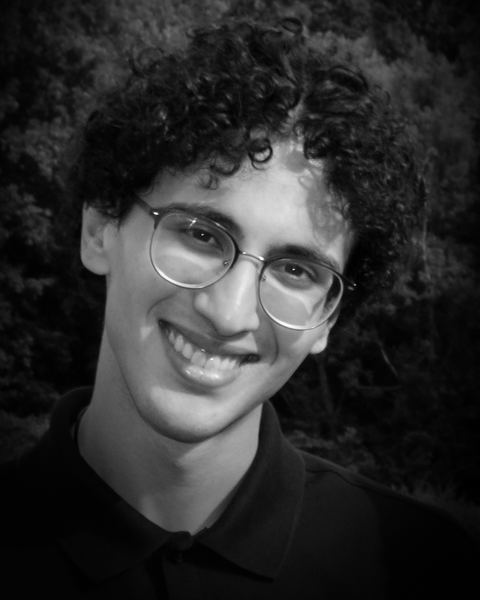
#> input picture src/assets/adham.jpg, 480 x 600 px
$ python make.py ../../src/assets/adham.jpg
#> lines starting #> are read from the running program, lines starting #| are printed output that depends on the picture
"""Prepares a page image: `make photo SRC=<path to the source image>`.

The source is any image Pillow reads (a JPEG, a PNG). Run on the Mac with Pillow installed; CI never runs it.
The source is never committed (a photo carries the camera model and the date taken). Every output is a greyscale
JPEG with no metadata, and every output gets the contrast step: the darkest point goes to black, the lightest to
white. src/photo-metadata.test.ts checks each committed image.

The About me portrait, with no --out: crops the source to head and shoulders, darkens the background toward the
edges so the face is the brightest part (the vignette, the portrait's only), scales it to 600 px tall and writes
src/assets/adham.jpg at quality 78.

    python3 tools/photo/make.py <source> [--preview <preview.png>]

Any other image, with --out: writes src/assets/<out>, which is a bare file name ending in .jpg. --width and --cap
are then required. No vignette. The image is never scaled up: it is scaled down only if it is wider than --width.
The quality starts at 78 and goes down by one until the file is within --cap; the tool fails, writing nothing, if
that takes it below 50.

    python3 tools/photo/make.py <source> --out <name.jpg> --width <px> --cap <KB> [--crop left,top,right,bottom] [--preview <preview.png>]

--crop is a box in the source's pixels (after its camera rotation is applied), and only that part is kept.
--preview also writes a phosphor-green copy with scanlines, for looking at the result (not committed).
"""
import argparse
import io
import math
import os
import sys
from PIL import Image, ImageChops, ImageOps

CROP = (330, 230, 1110, 1205)  # left, top, right, bottom in source pixels: 780 x 975
HEIGHT = 600
FACE = (0.50, 0.40)  # where the vignette is centred, as fractions of the crop (the face)
ASSETS = os.path.join(os.path.dirname(__file__), "..", "..", "src", "assets")
OUT = os.path.join(ASSETS, "adham.jpg")
QUALITY = 78  # where every image starts
MIN_QUALITY = 50  # below this, an image that is still over its cap fails


def vignette(w: int, h: int) -> Image.Image:
    """A mask: 255 where the face is, falling to 30 (12%) at the edges."""
    data = []
    for yy in range(h):
        for xx in range(w):
            d = math.hypot((xx / w - FACE[0]) / 0.52, (yy / h - FACE[1]) / 0.60)  # 1 at the vignette's edge
            k = min(max((d - 0.45) / 0.75, 0.0), 1.0)
            k = k * k * (3 - 2 * k)  # smoothstep: the face stays untouched
            data.append(round(255 * (1 - 0.88 * k)))
    mask = Image.new("L", (w, h))
    mask.putdata(data)
    return mask


def prepare(src: str) -> Image.Image:
#> called with src = '../../src/assets/adham.jpg'
    im = ImageOps.exif_transpose(Image.open(src))  # apply the camera's rotation before the tags are dropped
#> im is the input picture: PIL image 480x600 L; min 0, max 255, mean 45.6
    im = im.crop(CROP).convert("L")
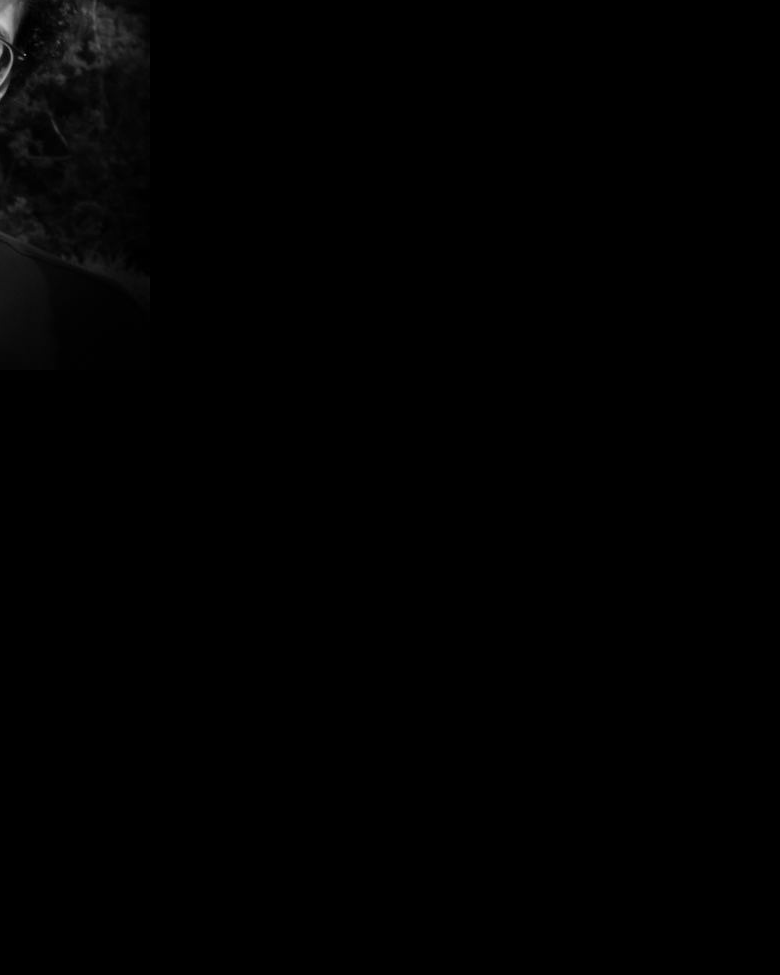
#> im: PIL image 780x975 L; min 0, max 196, mean 1.1
    im = im.resize((round(im.width * HEIGHT / im.height), HEIGHT), Image.LANCZOS)
#> im: PIL image 480x600 L
    im = ImageOps.autocontrast(im, cutoff=0)
    return ImageChops.multiply(im, vignette(im.width, im.height))
#> in vignette, `mask = Image.new("L", (w, h))`: mask: PIL image 480x600 L; every value is 0
#> in vignette, `mask.putdata(data)`:
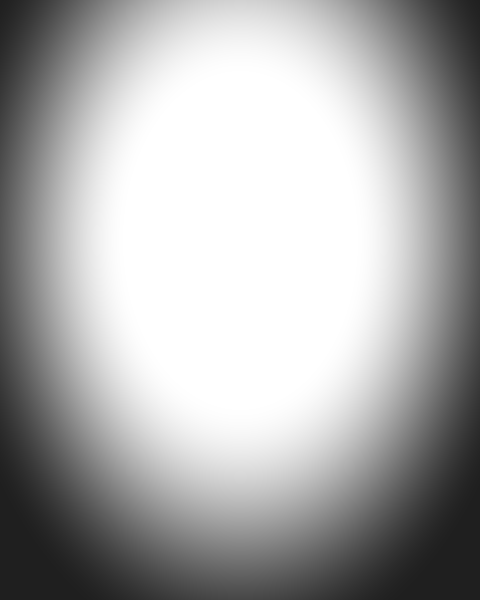
#> mask: PIL image 480x600 L; min 31, max 255, mean 172.7


def prepare_other(src: str, crop, width: int) -> Image.Image:
    """Any other page image: optional crop, greyscale, scaled down to at most `width` wide, contrast stretched."""
    im = ImageOps.exif_transpose(Image.open(src))  # apply the camera's rotation before the tags are dropped
    if crop:
        left, top, right, bottom = crop
        if not (0 <= left < right <= im.width and 0 <= top < bottom <= im.height):
            sys.exit(f"--crop {left},{top},{right},{bottom} is not inside the source, which is {im.width}x{im.height}")
        im = im.crop(crop)
    im = im.convert("L")
    if im.width > width:  # never scaled up
        im = im.resize((width, round(im.height * width / im.width)), Image.LANCZOS)
    return ImageOps.autocontrast(im, cutoff=0)


def encode_within(im: Image.Image, cap: int) -> tuple:
    """The JPEG at the highest quality, from 78 down to 50, that is at most `cap` bytes. Exits if there is none."""
    for quality in range(QUALITY, MIN_QUALITY - 1, -1):
        buf = io.BytesIO()
        im.save(buf, "JPEG", quality=quality, optimize=True, progressive=False, subsampling=0)
        if buf.tell() <= cap:
            return buf.getvalue(), quality
    sys.exit(f"cannot get {im.width}x{im.height} within {cap} bytes by quality {MIN_QUALITY}: it is {buf.tell()} bytes there. "
             "Raise the cap, lower --width or crop it smaller. Nothing was written.")


def preview(im: Image.Image) -> Image.Image:
    """The photo as the About page will show it: phosphor green, with scanlines."""
    lines = Image.new("L", im.size, 255)
    lines.paste(179, (0, 0, im.width, im.height), Image.frombytes("L", (1, im.height), bytes(0 if y % 3 else 255 for y in range(im.height))).resize(im.size))
    im = ImageChops.multiply(im, lines)
    return Image.merge("RGB", (im.point(lambda v: v * 0.15), im, im.point(lambda v: v * 0.35)))


def main() -> None:
    p = argparse.ArgumentParser()
    p.add_argument("source")
    p.add_argument("--preview")
    p.add_argument("--out", help="the file name to write in src/assets/; with none, the About me portrait is made")
    p.add_argument("--crop", help="left,top,right,bottom in source pixels (with --out)")
    p.add_argument("--width", type=int, help="the largest width in px (with --out)")
    p.add_argument("--cap", type=float, help="the size cap in KB (with --out)")
    args = p.parse_args()
    if args.out is None:
        if args.crop or args.width or args.cap:
            p.error("--crop, --width and --cap go with --out: the portrait has its own")
        im = prepare(args.source)
        # Pillow writes no EXIF, XMP, IPTC or comment unless given one. It does write a JFIF header (APP0).
        im.save(OUT, "JPEG", quality=QUALITY, optimize=True, progressive=False, subsampling=0)
        if args.preview:
            preview(im).save(args.preview)
        print(f"{os.path.normpath(OUT)}: {im.width}x{im.height}, {os.path.getsize(OUT)} bytes")
#| src/assets/adham.jpg: 480x600, 2431 bytes
        return
    if os.path.basename(args.out) != args.out or not args.out.lower().endswith(".jpg"):
        p.error("--out is a bare file name ending in .jpg: it is written in src/assets/")
    if args.out == "adham.jpg":
        p.error("--out adham.jpg is the portrait's file: leave --out off to make the portrait")
    if not args.width or args.width < 1 or not args.cap or args.cap <= 0:
        p.error("--out needs --width (px) and --cap (KB), both above 0")
    crop = None
    if args.crop:
        try:
            crop = tuple(int(v) for v in args.crop.split(","))
        except ValueError:
            crop = ()
        if len(crop) != 4:
            p.error("--crop is four whole numbers: left,top,right,bottom")
    im = prepare_other(args.source, crop, args.width)
    data, quality = encode_within(im, round(args.cap * 1024))
    path = os.path.join(ASSETS, args.out)
    with open(path, "wb") as f:
        f.write(data)
    if args.preview:
        preview(im).save(args.preview)
    print(f"{os.path.normpath(path)}: {im.width}x{im.height}, {len(data)} bytes, quality {quality}")


main()
